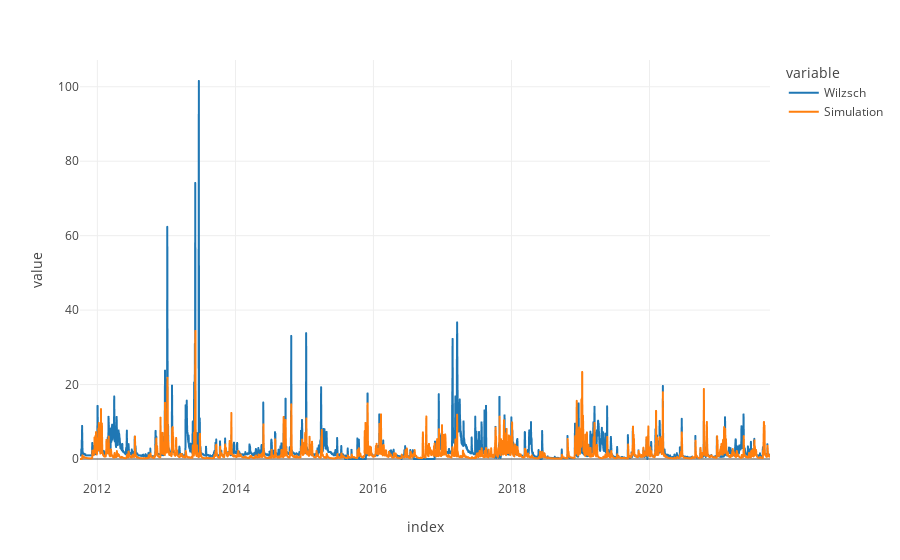

Notebook source saved alongside this figure:
### Code cell
px.line(pd.concat([WB_carlsfeld1D.Wilzsch,Qsim],axis=1), template='none')

### Figure 1 — Plotly figure (JSON) as saved in the notebook; plotly's stock layout.template omitted (floating-point values rounded to 4 significant figures; data arrays with more than 128 entries replaced by an {"elided": "..."} marker saying what was removed)
{"data": [{"hovertemplate": "variable=Wilzsch<br>index=%{x}<br>value=%{y}<extra></extra>", "legendgroup": "Wilzsch", "line": {"color": "#1F77B4", "dash": "solid"}, "marker": {"symbol": "circle"}, "mode": "lines", "name": "Wilzsch", "showlegend": true, "type": "scattergl", "x": {"elided": "3653 str values"}, "xaxis": "x", "y": {"elided": "3653 float values"}, "yaxis": "y"}, {"hovertemplate": "variable=Simulation<br>index=%{x}<br>value=%{y}<extra></extra>", "legendgroup": "Simulation", "line": {"color": "#FF7F0E", "dash": "solid"}, "marker": {"symbol": "circle"}, "mode": "lines", "name": "Simulation", "showlegend": true, "type": "scattergl", "x": {"elided": "3653 str values"}, "xaxis": "x", "y": {"elided": "3653 float values"}, "yaxis": "y"}], "layout": {"autosize": true, "legend": {"title": {"text": "variable"}, "tracegroupgap": 0}, "margin": {"t": 60}, "xaxis": {"anchor": "y", "autorange": true, "domain": [0, 1], "range": ["2011-10-01", "2021-09-30"], "title": {"text": "index"}, "type": "date"}, "yaxis": {"anchor": "x", "autorange": true, "domain": [0, 1], "range": [-5.641, 107.2], "title": {"text": "value"}, "type": "linear"}}}
